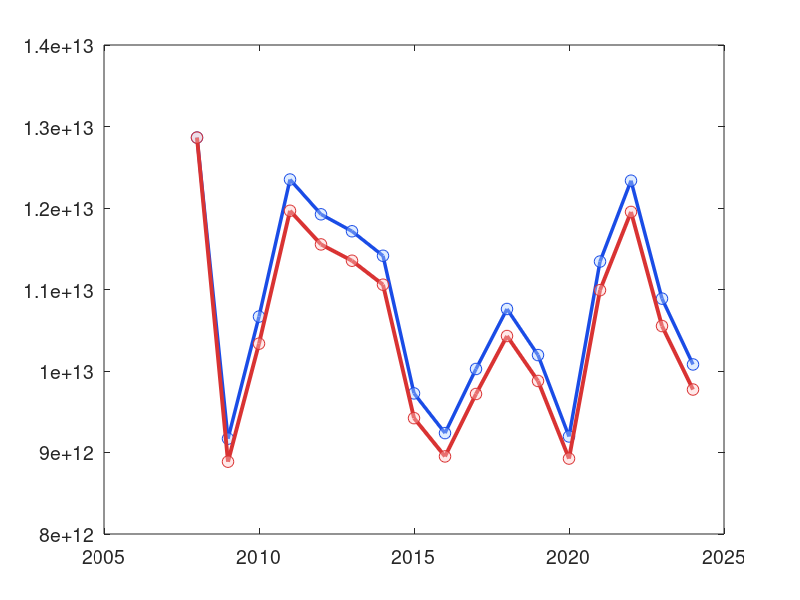

This chart was generated by the following MATLAB code: (Note: this script raises an error after producing the figure.)
function plot_obs_vs_sim()
% ============================================================
%  plot_obs_vs_sim · Compare observed vs simulated trade data
% ------------------------------------------------------------
%  Purpose:
%    This script compares observed and simulated trade activity
%    through three complementary analyses:
%       (1) Time series comparison
%       (2) Scatter correlation (Spearman & Pearson)
%       (3) Distribution comparison (Kolmogorov–Smirnov test)
%
%  REQUIRED FILES (in current folder):
%    - activity.mat   → contains 'activity'  (515 × 5537)
%    - X_p.mat        → contains 'X_p'       (515 × 5537)
% ============================================================

%% ====== Load data ======
load('X_obs.mat', 'X_obs');    % Observed trade state
load('X_p.mat', 'X_p');              % Simulated trade state
A = squeeze(X_obs);               
B = squeeze(X_p);                    
yA = sum(A, 2);                      % Total observed trade values
yB = sum(B, 2);                      % Total simulated trade values

%% ====== Load year information ======
dataDir = 'C:\Users\xuren\Desktop\NP-real\Data\10.Economy_trade';
files = dir(fullfile(dataDir, 'trade_*TOTAL_new.csv'));
fileNames = {files.name};
yearStrs = regexp(fileNames, '\d{4}', 'match', 'once');
years = sort(str2double(yearStrs(~cellfun('isempty', yearStrs))));

% Ensure baseline year 2008 is included
if ~isempty(years) && min(years) >= 2009
    years = [2008; years(:)];
end

% Fallback: sequential years if mismatch with data length
if isempty(years) || numel(years) ~= numel(yA)
    years = (2008 : 2008 + numel(yA) - 1)';
end

%% ====== Common plot settings ======
set(groot, 'DefaultAxesFontName', 'Helvetica', ...
           'DefaultAxesFontSize', 14);
blue_dark = [0.10 0.30 0.90];
blue_light = [0.70 0.82 1.00];
red_dark  = [0.85 0.20 0.20];
red_light = [1.00 0.78 0.78];
fillAlpha = 0.40;

figW = 12; figH = 9;  % cm

%% ---------- (1) Time series ----------
figure('Units','centimeters','Position',[2 2 figW figH]);

% Observed results (blue)
plot(years, yA, '-', 'Color', blue_dark, 'LineWidth', 2.5); hold on
scatter(years, yA, 70, 'MarkerEdgeColor', blue_dark, ...
        'MarkerFaceColor', blue_light, ...
        'MarkerEdgeAlpha', 1, 'MarkerFaceAlpha', fillAlpha);

% Simulated results (red)
plot(years, yB, '-', 'Color', red_dark, 'LineWidth', 2.8);
scatter(years, yB, 70, 'MarkerEdgeColor', red_dark, ...
        'MarkerFaceColor', red_light, ...
        'MarkerEdgeAlpha', 1, 'MarkerFaceAlpha', fillAlpha);

%xlabel('Year', 'FontSize', 16);
%ylabel('Total trade volume', 'FontSize', 16);

% Legend with dummy handles (line + circle)
hLegObs = plot(nan, nan, '-o', 'Color', blue_dark, ...
    'MarkerEdgeColor', blue_dark, 'MarkerFaceColor', blue_light, ...
    'LineWidth', 2.5, 'MarkerSize', 6);
hLegSim = plot(nan, nan, '-o', 'Color', red_dark, ...
    'MarkerEdgeColor', red_dark, 'MarkerFaceColor', red_light, ...
    'LineWidth', 2.8, 'MarkerSize', 6);

legend([hLegObs, hLegSim], {'Observed results', 'Simulated results'}, ...
       'Location', 'best', 'FontSize', 40);
set([hLegObs, hLegSim], 'XData', nan, 'YData', nan);
grid off; box on;
legend off;



ax = gca;
% Y-axis range
yMin = 8e12; 
yMax = 14e12;
ylim([yMin, yMax]);
ax.YTick = linspace(yMin, yMax, 3);  % ✅ 只显示3个刻度

numTicks = 5;                              % 刻度数量
xlim([years(1) years(end)]);               % 确保完整范围
tickIdx = round(linspace(1, numel(years), numTicks));
ax.XTick = years(tickIdx);                 % 设置刻度位置
ax.XTickLabel = [];                        % 不显示刻度文字
ax.YAxis.Exponent = 13;       % Scientific notation ×10^13
ytickformat('%.1f');          % Force display with 1 decimal (1 → 1.0)
set(gca,'Position',[0.15 0.15 0.75 0.75]);  % ✅ unify axis size

% --- 隐藏所有刻度值与科学计数标识 ---
ax.XTickLabel = [];              % 不显示 X 轴刻度数值
ax.YTickLabel = [];              % 不显示 Y 轴刻度数值
ax.YRuler.SecondaryLabel.Visible = 'off';  % 不显示 ×10^n
ax.YAxis.Exponent = 0;           % 禁止科学计数法自动出现

ax.LineWidth = 2;
ax.FontSize  = 30;      
%% ====== (2) Scatter correlation ======
idx = (yA > 0) & (yB > 0);
x = yA(idx); 
y = yB(idx);

% Compute Spearman and Pearson correlations
[rhoS, ~] = corr(x, y, 'Type', 'Spearman');
[rhoP, ~] = corr(x, y, 'Type', 'Pearson');

figure('Units','centimeters','Position',[2 2 figW figH]);
scatter(x, y, 60, [0.55 0.20 0.70], 'filled', ...
        'MarkerEdgeColor', 'k', 'MarkerFaceAlpha', 0.75); hold on;

% 1:1 reference line
xyMin = 8e12; 
xyMax = 14e12;
plot([xyMin xyMax], [xyMin xyMax], 'k--', 'LineWidth', 1.0); hold off;

%xlabel('Observed results', 'FontSize', 16);
%ylabel('Simulated results', 'FontSize', 16);
title(sprintf('\\bf%c = %.3f,  r = %.3f', 961, rhoS, rhoP), 'FontSize', 16);

% Layout
axis equal;
xlim([xyMin xyMax]); 
ylim([xyMin xyMax]);
box on; grid off;

ax = gca;
ax.XTick = linspace(xyMin, xyMax, 3);   % ✅ X 轴 3 条刻度线
ax.YTick = linspace(xyMin, xyMax, 3);   % ✅ Y 轴 3 条刻度线

tickStep = 2e12;  % Tick spacing
ax.XAxis.Exponent = 13;       % Keep scientific notation
ax.YAxis.Exponent = 13;
xtickformat('%.1f');          % Force decimal style
ytickformat('%.1f');
ax.FontSize = 28;            
set(gca,'Position',[0.15 0.15 0.75 0.75]);  % ✅ unify axis size

% --- 隐藏所有刻度值与科学计数标识 ---
ax.XTickLabel = [];              % 不显示 X 轴刻度数值
ax.YTickLabel = [];              % 不显示 Y 轴刻度数值
ax.YRuler.SecondaryLabel.Visible = 'off';  % 不显示 ×10^n
ax.YAxis.Exponent = 0;           % 禁止科学计数法自动出现

ax.LineWidth = 2;
ax.FontSize  = 37;      

%% ---------- (3) Distribution: KS test ----------
figure('Units','centimeters','Position',[2 2 figW figH]);
edges = linspace(min([x; y]), max([x; y]), 25);

% Histograms
h1 = histogram(x, edges, 'Normalization', 'probability', ...
               'FaceColor', blue_dark, 'FaceAlpha', 0.45);
hold on;
h2 = histogram(y, edges, 'Normalization', 'probability', ...
               'FaceColor', red_dark, 'FaceAlpha', 0.45);
hold off;

% Kolmogorov–Smirnov test
[~, ~, ksD] = kstest2(x, y);

%xlabel('Total trade volume', 'FontSize', 16);
%ylabel('Probability', 'FontSize', 16);
%title(sprintf('D = %.3f', ksD), 'FontSize', 16);

%legend([h1 h2], {'Observed results', 'Simulated results'}, ...
       %'Location', 'best', 'FontSize', 28);

grid off; box on;
legend off;
% X-axis range and ticks
xlim([8e12 14e12]);
ax = gca;
ax.XTick = linspace(8e12, 14e12, 3);
ax.XAxis.Exponent = 13;       % Scientific notation ×10^13
xtickformat('%.1f');          % Force decimal style (1 → 1.0)

% Y-axis range
ylim([0, 0.2]);
yticks(0:0.1:0.2);
ax.FontSize = 28;            
set(gca,'Position',[0.15 0.15 0.75 0.75]);  % ✅ unify axis size

% --- 隐藏所有刻度值与科学计数标识 ---
ax.XTickLabel = [];              % 不显示 X 轴刻度数值
ax.YTickLabel = [];              % 不显示 Y 轴刻度数值
ax.YRuler.SecondaryLabel.Visible = 'off';  % 不显示 ×10^n
ax.YAxis.Exponent = 0;           % 禁止科学计数法自动出现
ax.LineWidth = 2;
ax.FontSize  = 37;      

end
